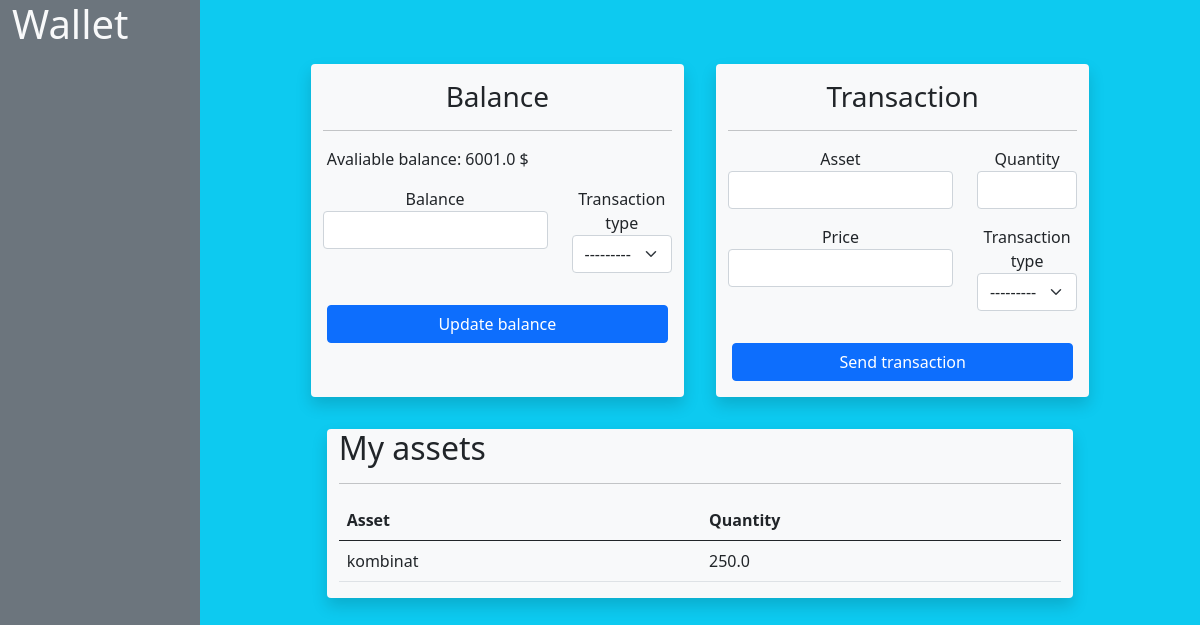
Before: /accountant/ with the older database file.
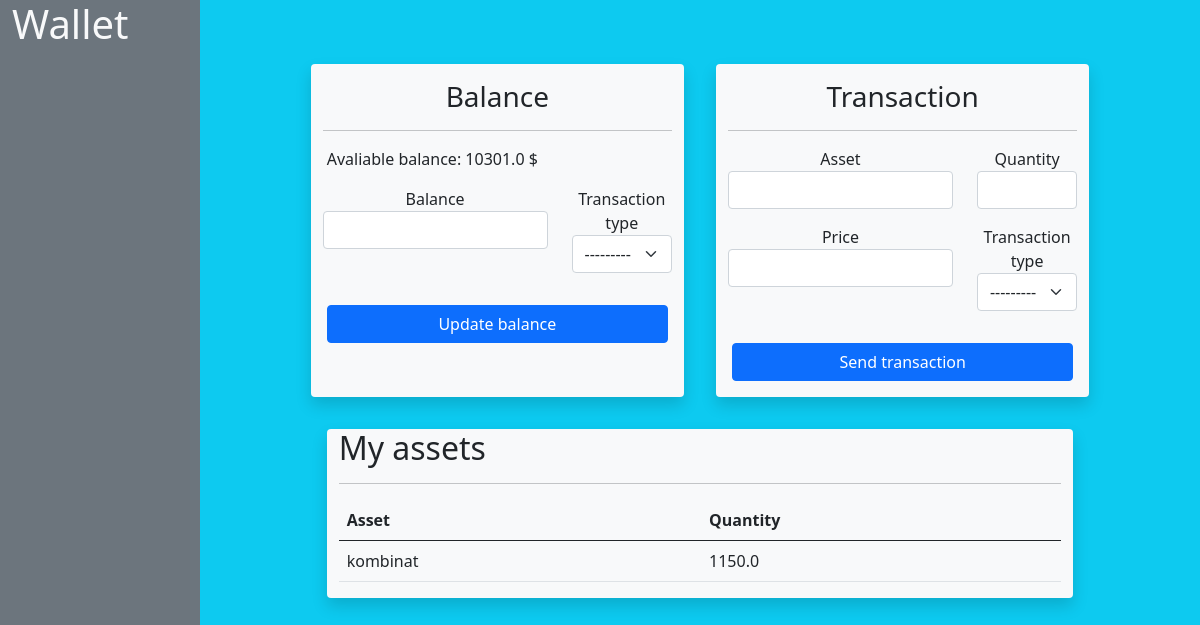
After: the same page with the newer database file.
### accountant/models.py (models this page shows)
class AccountPln(models.Model):
    balance = models.FloatField()
    transaction_type = models.CharField(
        max_length=8,
        choices=ACCOUNT_TRANSACTION_TYPE
        )
    total_balance = models.FloatField()
    def __str__(self):
        return '{} $'.format(self.total_balance)

class Asset(models.Model):
    asset = models.CharField("Asset", max_length=256)
    quantity = models.FloatField()
    def __str__(self):
        return self.asset

### accountant/views.py (the view, shortened to what this page needs)
# urls.py: path('', accountant_view, name='accountant')
def accountant_view(request):
    queryset = Asset.objects.all()
    transaction_form = AddTransactionForm()
    balance_form = UpdateBalanceForm()
    balance = AccountPln.objects.last()
    context = {
        'asset_list': queryset,
        'balance': balance,
        'transaction_form': transaction_form,
        'balance_form': balance_form,
    }
    return render(request, 'accountant/accountant.html', context)

### accountant/forms.py
class AddTransactionForm(forms.ModelForm):
    class Meta:
        model = Transaction
        fields = [
            'asset',
            'quantity',
            'price',
            'transaction_type',
        ]
        widgets = {
            'asset': forms.TextInput(attrs={'class': 'form-control'}),
            'quantity': forms.NumberInput(attrs={'class': 'form-control'}),
            'price': forms.NumberInput(attrs={'class': 'form-control'}),
            'transaction_type': forms.Select(attrs={'class': 'form-select'}),
        }

class UpdateBalanceForm(forms.ModelForm):
    class Meta:
        model = AccountPln
        fields = [
            'balance',
            'transaction_type',
        ]
        widgets = {
            'balance': forms.TextInput(attrs={'class': 'form-control'}),
            'transaction_type': forms.Select(attrs={'class': 'form-select'}),
        }

### accountant/templates/accountant/accountant.html (shortened to what this page needs)
{% extends "base.html" %}
{% block content %}
<div class="container-fluid">
    <div class="row">
      <div class="col-2 bg-secondary text-light" style="height: 100vh;">
        <h1>Wallet</h1>
      </div>
      <div class="col-10 bg-info p-5">
        <div class="row justify-content-center p-3">
            <div class="col-5 text-center mx-3 shadow bg-light rounded">
                <div class="mt-3">
                    <h3>Balance</h3>
                </div>
                <hr>
                <div class="row mb-3 ps-3">
                    Avaliable balance: {{ balance }}
                </div>
                <form method="POST" action="">
                    <div class="row mb-3">
                        <div class="col-8">
                            {{ balance_form.balance.label }}
                            {{ balance_form.balance }}
                        </div>
                        <div class="col-4">
                            {{ balance_form.transaction_type.label }}
                            {{ balance_form.transaction_type }}
                        </div>
                    </div>
                    <div class="row p-3">
                        <input type="submit" class="btn btn-primary"    value="Update balance" name="submit" />
                    </div>
                </form>
            </div>
            <div class="col-5 text-center mx-3 shadow bg-light rounded">
                <div class="mt-3">
                    <h3>Transaction</h3>
                </div>
                <hr>
                <form method="POST" action="">
                    <div class="row mb-3">
                        <div class="col-8">
                            {{ transaction_form.asset.label }}
                            {{ transaction_form.asset }}
                        </div>
                        <div class="col-4">
                            {{ transaction_form.quantity.label }}
                            {{ transaction_form.quantity }}
                        </div>
                    </div>
                    <div class="row mb-3">
                        <div class="col-8">
                            {{ transaction_form.price.label }}
                            {{ transaction_form.price }}
                        </div>
                        <div class="col-4">
                            {{ transaction_form.transaction_type.label }}
                            {{ transaction_form.transaction_type }}
                        </div>
                    </div>
                    <div class="row p-3">
                        <input type="submit" class="btn btn-primary"    value="Send transaction" name="submit" />
                    </div>
                </form>
            </div>
        </div>
        <div class="row justify-content-center p-3">
            <div class="col-10 mt-6 shadow bg-light rounded">
                <h2> My assets </h2>
                <hr>
                <table class="table table-hover">
                    <thead>
                        <tr>
                          <th scope="col">Asset</th>
                          <th scope="col">Quantity</th>
                        </tr>
                    </thead>
                    <tbody>
                        {% for asset in asset_list %}
                        <tr>
                            <th class="fw-normal">{{ asset }}</th>
                            <th class="fw-normal">{{ asset.quantity }}</th>
                        </tr>
                        {% endfor %}
                    </tbody>
                </table>
            </div>
        </div>
      </div>
    </div>
  </div>
{% endblock %}

Changed rows visible on the page:
no longer on this page (row unchanged): AccountPln: total_balance "6001.0 $"
added AccountPln: total_balance "10301.0 $"
changed Asset "kombinat": quantity "250.0" → "1150.0"
